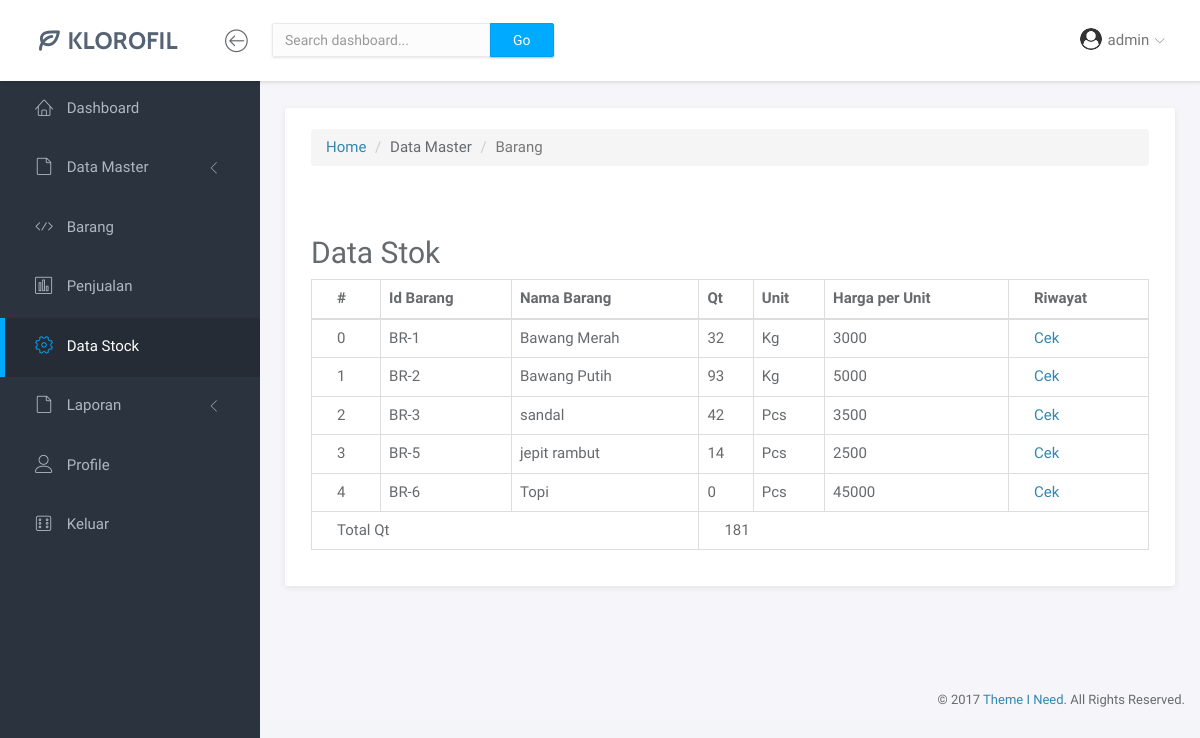
Before: /5-Dashboard-DataStock.php (signed in) with the older database file.
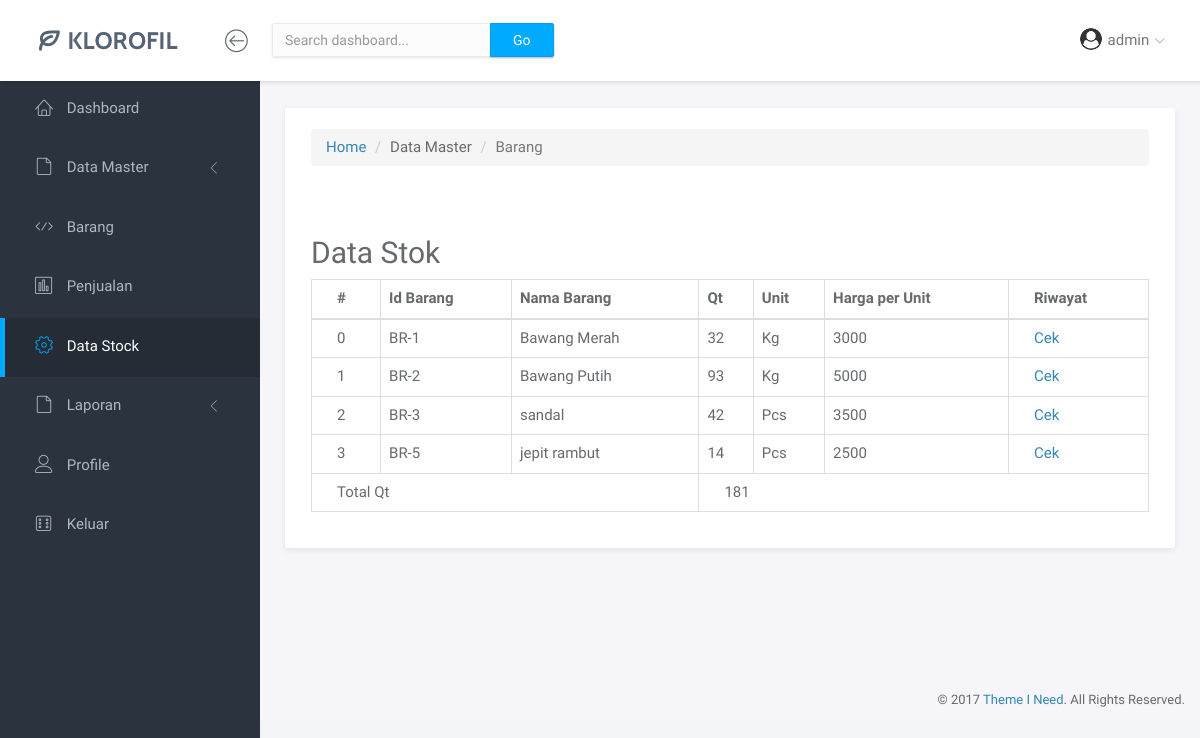
After: the same page with the newer database file.
### tables this page shows
CREATE TABLE `identitas_barang` (
  `Kode_Barang` varchar(12) NOT NULL,
  `Nama_Barang` varchar(30) NOT NULL,
  `Unit` enum('Kg','Pcs') NOT NULL,
  `Harga_Beli` bigint(20) NOT NULL,
  `Harga_Jual` bigint(20) NOT NULL,
  `Quantity` bigint(20) DEFAULT NULL,
  `Total_Quantity` bigint(20) DEFAULT NULL,
  `deleted` tinyint(1) NOT NULL DEFAULT 0
);

### functions/functions-belibarang.php (called while the page is built, shortened)
<?php
$conn = mysqli_connect("localhost", "root", "", "kpdiana");
function query($query) {
	global $conn;
	$result = mysqli_query($conn, $query);
	$rows = [];
	while( $row = mysqli_fetch_assoc($result) ) {
		$rows[] = $row;
	}
	return $rows;
}
?>

### 5-Dashboard-DataStock.php (the view, shortened to what the changed rows need)
<?php
require 'functions/functions-belibarang.php';
$daftarbarang = query("SELECT * FROM identitas_barang WHERE deleted = 0");
?>
<!doctype html>
<html lang="en">
<head>
    <link rel="stylesheet" href="assets/vendor/bootstrap/css/bootstrap.min.css">
    <link rel="stylesheet" href="assets/vendor/fontawesome-free-5.15.3-web/css/all.css">
    <link rel="stylesheet" href="assets/vendor/linearicons/style.css">
    <link rel="stylesheet" href="assets/vendor/chartist/css/chartist-custom.css">
    <link rel="stylesheet" href="assets/css/main.css">
    <link rel="stylesheet" href="assets/css/demo.css">
    <link rel="stylesheet" href="assets/vendor/datatables/jquery.dataTables.min.css">
</head>
<body>
    <div id="wrapper">
        <div class="main">
            <div class="main-content">
                <div class="container-fluid">
                    <div class="panel panel-headline">
                        <div class="panel-body">
                            <div class="row">
                                <div class="col-md-12">
                                    <h2>Data Stok</h2>
                                    <table class="table table-bordered">
                                        <thead>
                                            <tr>
                                                <th>#</th>
                                                <th>Id Barang</th>
                                                <th>Nama Barang</th>
                                                <th>Qt</th>
                                                <th>Unit</th>
                                                <th>Harga per Unit</th>
                                                <th>Riwayat</th>
                                            </tr>
                                        </thead>
                                        <tbody>
                                            <?php $i=0;$totalqt=0; ?>
                                            <?php foreach($daftarbarang as $barang): ?>
                                                <tr>
                                                    <td><?= $i ?></td>
                                                    <td><?= $barang['Kode_Barang'] ?></td>
                                                    <td><?= $barang['Nama_Barang'] ?></td>
                                                    <td><?= $barang['Quantity'] ?></td>
                                                    <td><?= $barang['Unit'] ?></td>
                                                    <td><?= $barang['Harga_Beli'] ?></td>
                                                    <td>
                                                        <a href="5-Dashboard-DataStock-riwayat.php?id=<?= $barang['Kode_Barang'] ?>&barang=<?= $barang['Nama_Barang'] ?>">Cek</a>
                                                    </td>
                                                </tr>
                                                <?php $i++;$totalqt+= (int)$barang['Quantity'];?>
                                            <?php endforeach ?>
                                        </tbody>
                                    </table>
                                </div>
                            </div>
                        </div>
                    </div>
                </div>
            </div>
        </div>
</body>
</html>

Changed rows visible on the page:
no longer on this page (row edited): identitas_barang: Kode_Barang "BR-6", Nama_Barang "Topi", Quantity "0", Unit "Pcs", Harga_Beli "45000"
